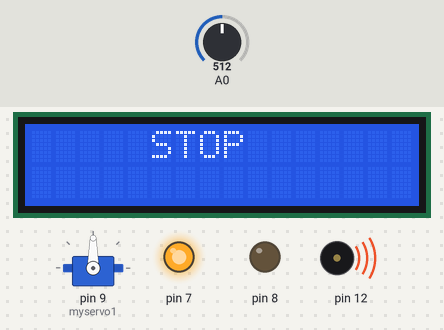
A sketch run on a simulated Arduino Uno, built with avr-gcc and run on an emulated ATmega328P. Shown: servo, 16×2 character LCD, output pins drawn as LEDs (lit = HIGH), buzzer (waves = sounding). The inputs (shaded band) are chosen by the test bench; at power-on: A0 = 512.

Above: at 1.2 s.
1.3 s: A0 set to 4
At 8.1 s:
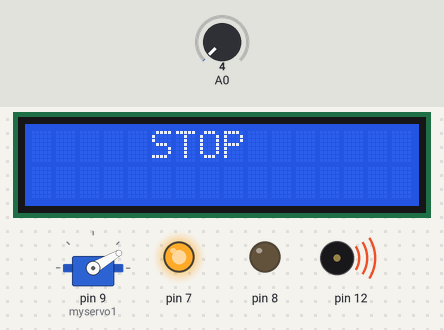
9.2 s: A0 set to 1
At 12.34 s:
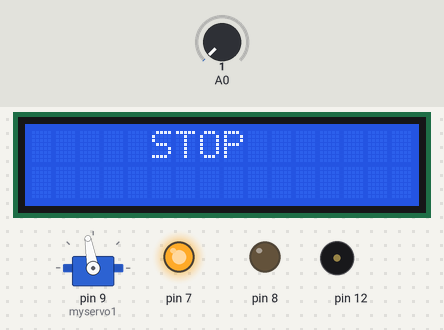
At 15.2 s:
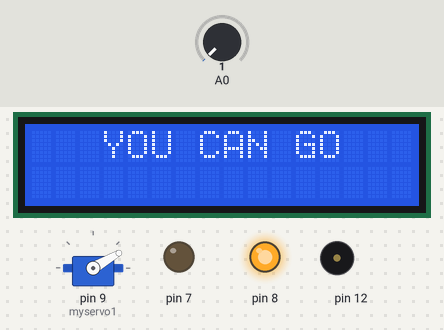
Timing chart, 0 to 16.7 s (numbered marks = the images above; inputs shaded):
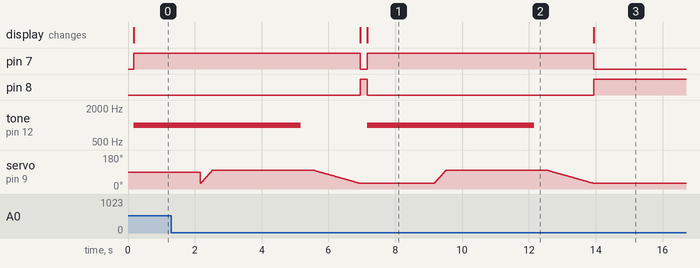

Measured:
- the behaviour switches between 3 and 2 on A0 (found by bisection; images 1 and 2)
- after the input at 9.2 s, pin 7: goes on until 13.9 s, then stays LOW; pin 8: goes on until 13.9 s, then stays HIGH; tone on pin 12: goes on until 12.2 s, then stays silent; servo on pin 9 (myservo1): goes on until 13.9 s, then stays 30°

The sketch:

hybrid_train-level_crossing.ino
```cpp
#include <Servo.h>
#include <LiquidCrystal.h>

Servo myservo1;  // create servo object to control a servo
Servo myservo2;
LiquidCrystal lcd(11, 10, 5, 4, 3, 2);

int pos = 0, dis=0;    // variable to store the servo position
  int stop=0;
int move=0;

void setup()
{
   lcd.print("WELCOME TO GPCET");
  myservo1.attach(9);  // attaches the servo on pin 9 to the servo object

  lcd.begin(16, 2);


  pinMode(7,OUTPUT);
  pinMode(8,OUTPUT);
  pinMode(12,OUTPUT);


}

void loop()
{

  if (dis==0)
{

  dis++;
}
  lcd.display();
  delay(100);
  int val = analogRead(0);
  if (val>2)
  {
    if (stop==0)
{
    lcd.setCursor(0, 0);
    lcd.print("     STOP       ");
  stop++;
}
stop--;

    digitalWrite(7,HIGH);
    digitalWrite(8,LOW);
    tone(12,1000,5000);
    delay(2000);
  for (pos = 30; pos <= 100; pos += 1) // goes from 0 degrees to 180 degrees
  {                                  // in steps of 1 degree
    myservo1.write(pos);              // tell servo to go to position in variable 'pos'
   // myservo2.write(150-pos);1
    delay(5);                       // waits 15ms for the servo to reach the position
  }

  delay(3000);

  for(pos = 100; pos>=30; pos-=1)     // goes from 180 degrees to 0 degrees
  {
    myservo1.write(pos);              // tell servo to go to position in variable 'pos'
    // myservo2.write(150-pos);
    delay(20);                       // waits 15ms for the servo to reach the position
  }

    digitalWrite(7,LOW);
    digitalWrite(8,HIGH);
    if (move==0)
{
    lcd.setCursor(0, 0);
    lcd.print("   YOU CAN GO   ");
  move++;
}
move--;
  }
 delay(100);
}
```
